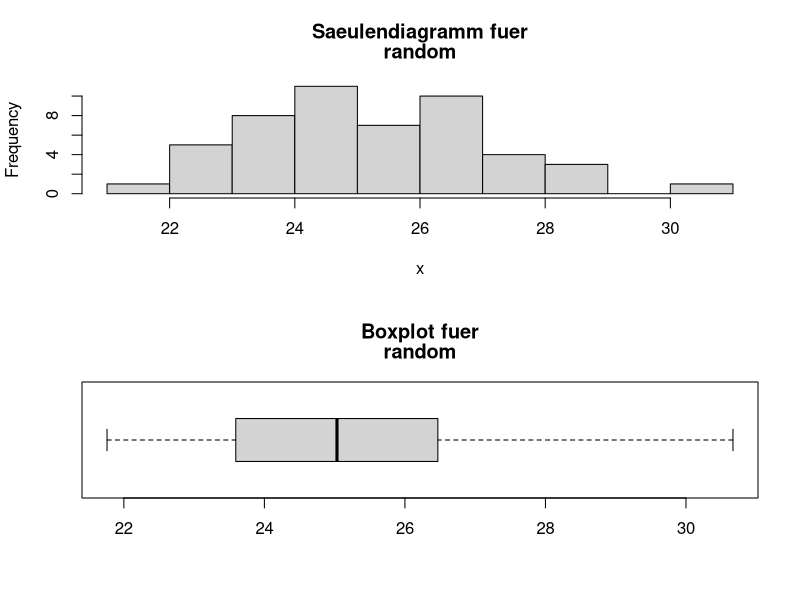
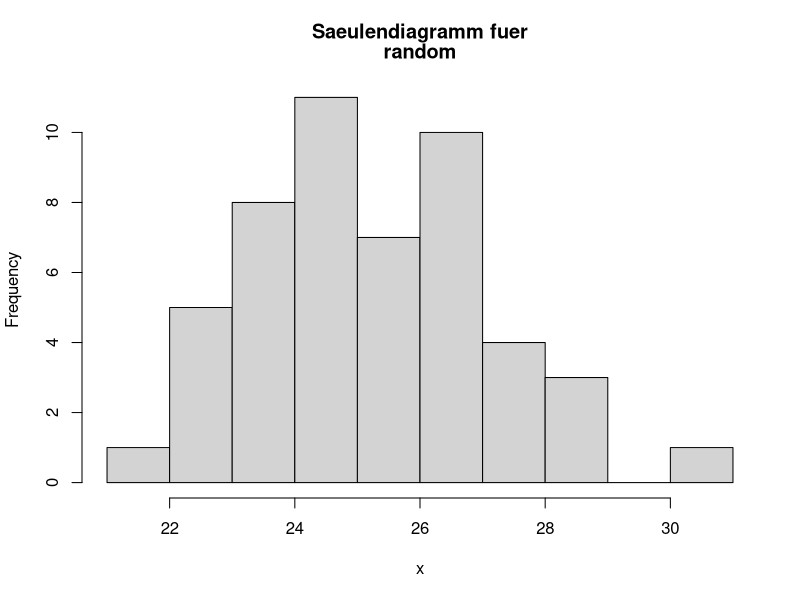
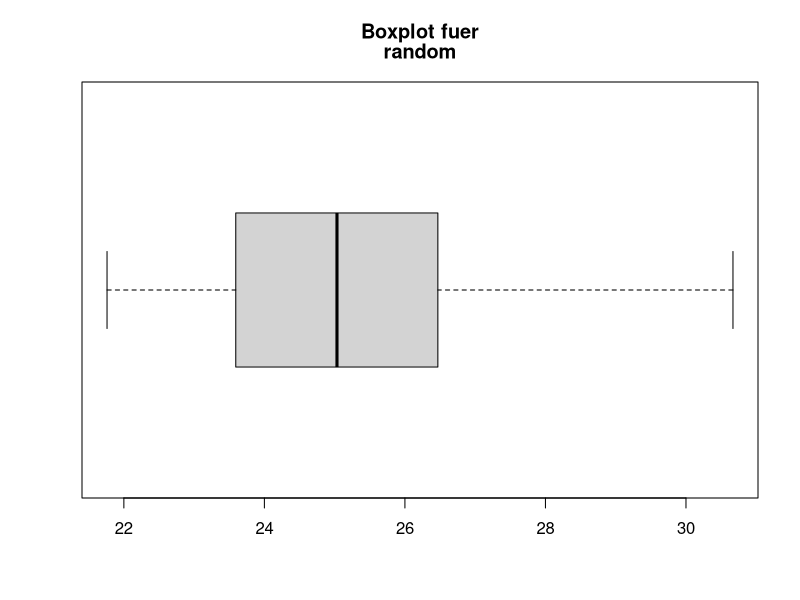
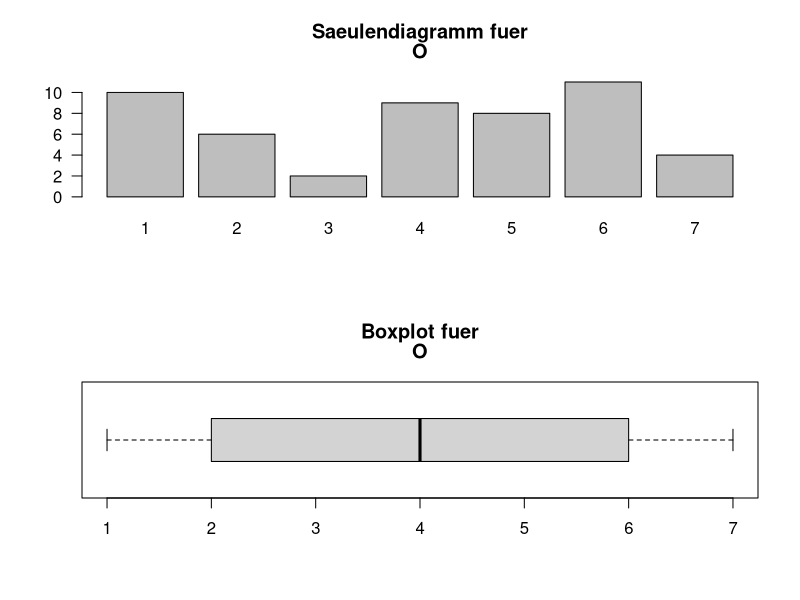
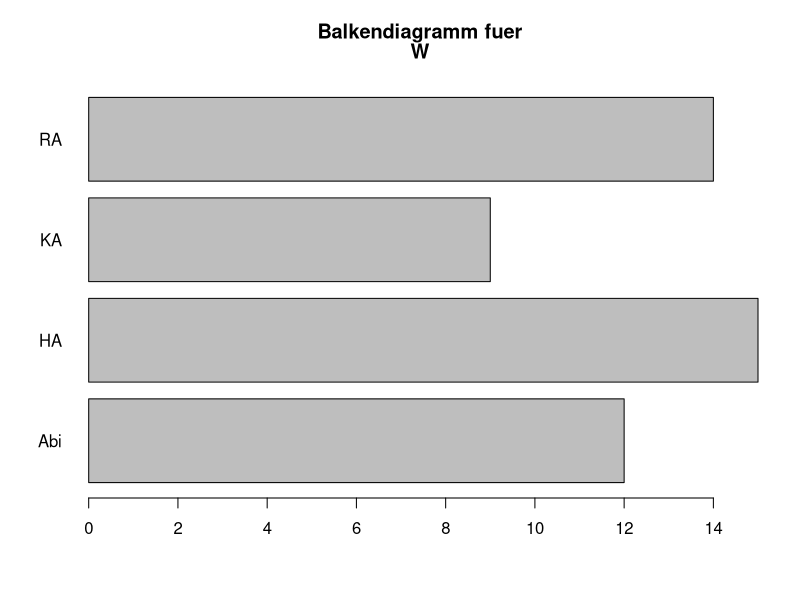

The R script that drew these images, in order:
# Funktionen-R-Skript 1


# Funktionen a, b, c: Alina, Hannah

# Funktion a) 
# Eine Funktion, die verschiedene geeignete deskriptive Statistiken für metrische 
# Variablen berechnet und ausgibt.

# My_Plots gibt bei plot = 0 fuer den eingegebenen Vektor an Daten ein Histogramm, ein Barplot, ein Boxplot und ein Scatterplot.
# Diese Einstellung ist der default, gibt man der Variable plot einen Wert von 1 bis 4, gibt die Funktion fuer
# 1 das Histogramm, fuer 2 den Boxplot.

random <- rnorm(50, mean = 25, sd = 2)

My_Plots <- function(x, plot = 0){
  # x = Daten
  if(plot == 0){ 
    par(mfrow = c(2,1)) # vier Grafiken in einen Plot 
    # Die unterschiedlichen Grafiken 
    hist(x, main = c("Saeulendiagramm fuer", deparse(substitute(x)))) 
    boxplot(x, horizontal = TRUE, main = c("Boxplot fuer", deparse(substitute(x))))
    par(mfrow = c(1,1)) #setze die parameter zurueck 
  }
  if(plot == 1){
    hist(x, main = c("Saeulendiagramm fuer", deparse(substitute(x))))  
  }
  if(plot == 2){
    boxplot(x, horizontal = TRUE, main = c("Boxplot fuer", deparse(substitute(x))))
  }
}

My_Plots(random)
My_Plots(random, plot = 1)
My_Plots(random, plot = 2)


# Funktion b) 
# Eine Funktion, die verschiedene geeignete desktiptive Statistiken für 
# kategoriale Variablen berechnet und ausgibt 

S <- c("KA", "RA", "Abi", "HA") # Ein Datenbeispiel zum ausprobieren 
W <- sample(S, size = 50, replace = TRUE)
O <- sample(1:7, size=50, replace = TRUE) # Ein ordinales Datenbeispiel

# der Parameter ordinal kann auf FALSE gesetzt werden, wenn ein Boxplot der eingegebenen Daten keinen Sinn ergibt

My_Plots_2 <- function(x, ordinal = TRUE){
  if(ordinal == TRUE){
    #Die Diagramme
      par(mfrow = c(2,1))
      #Ein Stabdiagramm
      barplot(table(x), main = c("Saeulendiagramm fuer", deparse(substitute(x))), las = 1)
      #Ein Boxplot
      boxplot(x, main = c("Boxplot fuer", deparse(substitute(x))), horizontal = TRUE)
      par(mfrow = c(1,1))
    #Die Haufigkeitstabelle 
      print(table(x, dnn = deparse(substitute(x))))
  }
  
  if(ordinal == FALSE){
    #Das Stabdiagramm
      barplot(table(x), main = c("Balkendiagramm fuer", deparse(substitute(x))), horiz = TRUE, las = 1)
    #Die Häufigkeitstabelle
      print(table(x, dnn = deparse(substitute(x))))
  }
}
My_Plots_2(O, ordinal = TRUE)
My_Plots_2(W, ordinal = FALSE)



## c) 
#Eine Funktion, die geeignete deskriptive bivariate Statistiken fuer den Zusammenhang zwischen 
#zwei kategorialen Variablen berechnet ausgibt. 

#My_Plot_3 gibt zwei Kreuztabellen, eine mit absoluten Haufigkeiten und eine mit relativen Haufigkeiten, in der Konsole aus.

#Datenvektoren zum ausprobieren
O <- sample(1:7, size=50, replace = TRUE)
P <- sample(1:7, size=50, replace = TRUE)

My_Plots_3 <- function(x,y,both.ordinal = FALSE){
  #x erster Datenvektor, y zweiter Datenvektor
  tabelle <- table(x,y,
                   dnn = c(deparse(substitute(x)), deparse(substitute(y)))) #uebernimmt den Namen des Datenvektors
  cat('Tabelle mit absoluten Haufigkeiten: \n\n')
  print(tabelle)
  cat('\n Tabelle mit relativen Haeufigkeiten: \n\n')
  print(prop.table(tabelle))

  #Wenn beide Merkmale ordinal sind, kann man Spearman Korrelation berechnen:
  if(both.ordinal == TRUE){
    c <- cor(x,y,use = 'complete.obs', method = 'spearman')
    cat('\n\n Die Spearman-Korrelation der beiden Merkmale betraegt:', c)
  }
}

My_Plots_3(O,P,both.ordinal = TRUE)









# Funktionen  d, e, f: Maike, Julia



## d)

# Grundgeruest der Funktion fuer Zusammenhang zwischen einer metrischen und einer dichotomen Variable

# Es werden 2 Summaries der metrischen Variable ausgegeben, getrennt nach den beiden Auspraegungen der dichotomen Variable
# Eingabe: fuer "dich" muss eine dichotome, fuer "met" eine metrische Variable eingegeben werden
# "dich" und "met" sollten zwei Variablen sein, deren n-te Eintraege jeweils von derselben Person stammen

dichmetsummary <- function(dich, met){
  
  if(length(table(dich)) != 2){stop("dich muss eine dichotome Variable sein")} 
     #ueberprueft, ob "dich" genau zwei Auspraegungen hat
  
  if(!is.numeric(met)){stop("met muss eine metrische Variable sein")} 
     # ueberprueft, ob "met" eine metrische variable ist
  
  if(length(met) != length(dich)){stop("dich und met muessen gleiche Laenge haben")} 
     # uberprueft, ob "dich" und "met" die gleiche Laenge haben.


dichfact <- factor(dich, levels = c(names(table(dich))), labels = c(0, 1))
# Umwandlung der dichotomen variable in einen Factor
  
# die Summaries werden als 2-elementige Liste zurueckgegeben:
rgabe <- list(
  # Summary der metrischen Variable nach der ersten im table ausgefuehrten Auspraegung der dichotomen Variable
  summary(met[dichfact == 0]), 
  
  # Summary der metrischen Variable nach der zweiten im table ausgefuehrten Auspraegung der dichotomen Variable
  summary(met[dichfact == 1]),
  
  # Tabelle der beiden Variablen
  table(dich, met, dnn = c(deparse(substitute(dich)), deparse(substitute(met))))
)


names(rgabe) <- c(names(table(dich))[1], names(table(dich))[2], "Tabelle")
# zu jeder Summary wird hinzugefuegt, auf welcher Auspraegung der dichotomen Variable die Summary basiert

return(rgabe) # Ausgabe der beiden Summaries
  }







## e)
# Die Funktion kategorisiert eine numerische Variable quantilbasiert in "niedrig", "mittel" und "hoch"

# ordinalskalierte Variablen koennen mit der Hilfsfunktion "ordtonum"
# in Variablen mit numerischen Werten entsprechend ihrer Ordnung
# umgewandelt werden

quantkat <- function(x){
  newob <- NULL # leeres Objekt wird erstellt
uquant <- quantile(as.numeric(names(table(x))), 0.25) # das untere Quartil der sortierten numerischen Werte wird bestimmt
oquant <- quantile(as.numeric(names(table(x))), 0.75) # ebenso das obere Quartil

newob[x <= uquant] <- "niedrig" 
# das untere Quartil dient als obere Grenze der Kategorie "niedrig".
# alles, was unterhalb dieses Quartils liegt, wird der Kategorie "niedrig" zugeordnet.

newob[x > uquant & x < oquant] <- "mittel" 
# die Werte zwischen den beiden Quartilen werden der Kategorie "mittel" zugeordnet

newob[x >= oquant] <- "hoch" 
# das obere Quartil ist die untere Grenze fuer die Kategorie "hoch", alles was darueber liegt, wird "hoch" zugeordnet

newob 
# das in "niedrig", "mittel" und "hoch" kategorisierte Objekt wird ausgegeben.
}




# Beispiel
b <- c(2, 5, 2, 6, 3, 6)

quantkat(b)
# [1] "niedrig" "mittel"  "niedrig" "hoch"    "mittel"  "hoch"





# man koennte auch 0.33 und 0.66 Quantile nehmen, oder eben die Quartile. 
# bei den Quartilen waere die mittlere Kategorie doppelt so gross wie jeweils die Extremen











  
  
##f)

# es werden Visualisierungen fuer drei oder vier Variablen erstellt. Dabei werden zwei Variablen fuer die Achsen verwendet und die dritte durch unterschiedliche
# Farben gezeigt. Die Positionen der drei/ vier Variablen sind dabei fest gewaehlt. Man kann bei drei Variablen nur unterscheiden welche drei von Mathe_Int, Prog_Int, 
# Studienfach und Mathe_LK man gleichzeitig angezeigt werden sollen. Genutzt wird dabei das Paket "ggplot2". 




# muss vorher geladen
install.packages("dplyr")
library(dplyr)
install.packages("ggplot2")
library(ggplot2)


Visual_data <- function(D = data, n = 3, Int_Mathe = TRUE, Int_Prog = TRUE, data_Studiengang = TRUE, MatheLK = FALSE){   # n steht dafuer, wie viele Variablen genutzt werden, moeglich sind 3 oder 4
  if(n == 3 & Int_Mathe == TRUE & Int_Prog == TRUE & data_Studiengang == TRUE & MatheLK == FALSE){
    print(ggplot(D,                                                                          # ggplot wird vom Datensatz erstellt
           aes(y = factor(Mathe_Int),                                                     # Interesse für Mathe auf y-Achse
               x = Prog_Int,                                                              # auf die x-Achse kommt Interesse für Programmieren
               color = Studienfach)) +                                                    # es wird farblich nach Studienfach unterschieden
      geom_jitter(alpha = 1,                                                              # Farbstaerke und Groesse der Punkte im Gitter
                  size = 1.5) + 
      labs(title = "Interesse nach Studienfach",                                          # Die jeweiligen Achsen werden beschriftet
           x = "Interesse an Programmiern", 
           y = "Interesse an Mathe", las = 1) )
  }
  if(n == 3 & Int_Mathe == TRUE & Int_Prog == TRUE & data_Studiengang == FALSE & MatheLK == TRUE){
    print( ggplot(D,                                                                          # ggplot wird vom Datensatz erstellt
           aes(y = factor(Mathe_Int),                                                       # Interesse für Mathe auf y-Achse
               x = Prog_Int,                                                              # auf die x-Achse kommt Interesse für Programmieren
               color = Mathe_LK)) +                                                    # es wird farblich nach Mathe LK unterschieden
      geom_jitter(alpha = 1,                                                              # Farbstaerke und Groesse der Punkte im Gitter
                  size = 1.5) + 
      labs(title = "Interesse nach Mathe LK",                                          # Die jeweiligen Achsen werden beschriftet
           x = "Interesse an Programmiern", 
           y = "Interesse an Mathe", las = 1) )
  }
  if(n == 3 & Int_Mathe == TRUE & Int_Prog == FALSE & data_Studiengang == TRUE & MatheLK == TRUE){
    print( ggplot(D,                                                                          # ggplot wird vom Datensatz erstellt
           aes(y = factor(Mathe_Int),                                                      # Interesse für Mathe auf y-Achse
               x = Studienfach,                                                              # auf die x-Achse kommt das Studienfach
               color = Mathe_LK)) +                                                    # es wird farblich nach Mathe LK unterschieden
      geom_jitter(alpha = 1,                                                              # Farbstaerke und Groesse der Punkte im Gitter
                  size = 1.5) + 
      labs(title = "Mathe LK nach Studenfach und Int. Mathe",                                          # Die jeweiligen Achsen werden beschriftet
           x = "Studienfach", 
           y = "Interesse an Mathe", las = 1))
  }
  if(n == 3 & Int_Mathe == FALSE & Int_Prog == TRUE & data_Studiengang == TRUE & MatheLK == TRUE){
    print(ggplot(D,                                                                          # ggplot wird vom Datensatz erstellt
           aes(y = factor(Prog_Int),                                                      # Interesse für Programmieren auf y-Achse 
               x = Studienfach,                                                              # auf die x-Achse kommt das Studienfach
               color = Mathe_LK)) +                                                    # es wird farblich nach Mathe LK unterschieden
      geom_jitter(alpha = 1,                                                              # Farbstaerke und Groesse der Punkte im Gitter
                  size = 1.5) + 
      labs(title = "Mathe LK bei Studienfach und Int. Programmieren",                                          # Die jeweiligen Achsen werden beschriftet
           x = "Studienfach", 
           y = "Interesse an Programmieren", las = 1) )
  }
  if(n==4 & Int_Mathe == TRUE & Int_Prog == TRUE & data_Studiengang == TRUE & MatheLK == TRUE){
    print(D %>%
      ggplot(aes(y = Mathe_Int, x = Prog_Int, color = Mathe_LK)) +    # ggplot wird erstellt, bei dem die Interessen auf die Achsen kommen und farblich
      # zwischen Mathe_LK ja oder nein entschieden wird
      geom_point() +                                                 # es werden Punkte erstellt
      facet_wrap(vars(Studienfach)) +                                # es wird nach der vierten Variable/ Studienfach unterschieden
      labs(title ="Abhaengigkeit aller vier Variablen",              # Beschriftung wird hinzugef
           subtitle = "Aufgeteilt nach Studienfach",
           x = "Interesse an Programmieren",
           y = "Interesse an Mathe"))
  }
  
  
# Hier werden die Warnings geschrieben, falls die Variablen unzulaessig sind  
  
  # bei den Fall das n=4 ist, wird eine Warnung gegeben, falls nicht alle vier Folgevariablen TRUE gesetzt wurden
  if(n == 4 & !(Int_Mathe == TRUE & Int_Prog == TRUE & data_Studiengang == TRUE & MatheLK == TRUE )){    
    warning("Bei n=4 muessen alle vier Variablen auf TRUE gesetzt werden")
  }
  # bei den Fall das n=3 ist:
  # falls vier statt drei Variablen TRUE gesetzt wurden
  if(n == 3 & Int_Mathe == TRUE & Int_Prog == TRUE & data_Studiengang == TRUE & MatheLK == TRUE){
    warning("Bei n=3 duerfen nur drei Variablen TRUE sein")
  }
  # falls zu wenig Variablen TRUE gesetzt wurden
  if(n== 3 & (Int_Mathe == FALSE & Int_Prog == FALSE & data_Studiengang == TRUE & MatheLK == TRUE | Int_Mathe == FALSE & Int_Prog == TRUE & data_Studiengang == FALSE & MatheLK == TRUE |
              Int_Mathe == FALSE & Int_Prog == TRUE & data_Studiengang == TRUE & MatheLK == FALSE | Int_Mathe == TRUE & Int_Prog == FALSE & data_Studiengang == FALSE & MatheLK == TRUE | 
              Int_Mathe == TRUE & Int_Prog == FALSE & data_Studiengang == TRUE & MatheLK == FALSE | Int_Mathe == TRUE & Int_Prog == TRUE & data_Studiengang == FALSE & MatheLK == FALSE |
              Int_Mathe == FALSE & Int_Prog == FALSE & data_Studiengang == FALSE & MatheLK == FALSE | Int_Mathe == FALSE & Int_Prog == FALSE & data_Studiengang == FALSE & MatheLK == TRUE |
              Int_Mathe == FALSE & Int_Prog == FALSE & data_Studiengang == TRUE & MatheLK == FALSE | Int_Mathe == FALSE & Int_Prog == TRUE & data_Studiengang == FALSE & MatheLK == FALSE |
              Int_Mathe == TRUE & Int_Prog == FALSE & data_Studiengang == FALSE & MatheLK == FALSE )){
    warning("Bei n=3 muessen genau drei Variablen TRUE sein")
  }
  
  # falls das n selbst unzulaessig ist
  if(n != 3 & n!= 4){
    warning("Das n ist unzulaessig. Es wird nur n=3 oder n=4 angenommen")
  }
 }
